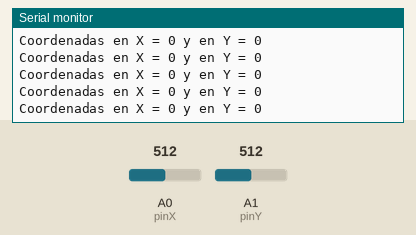
Recording of a sketch running on a simulated Arduino Uno, built with avr-gcc and run on an emulated ATmega328P. On the bench: the last lines printed to the serial monitor. The inputs (shaded band) are chosen by the test bench; at power-on: A0 (pinX) = 512, A1 (pinY) = 512.

Above: at 5.7 s.
5.8 s: A0 (pinX) set to 1015
At 5.85 s:
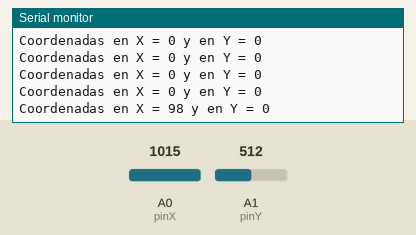
7.3 s: A0 (pinX) set to 1023
At 7.36 s:
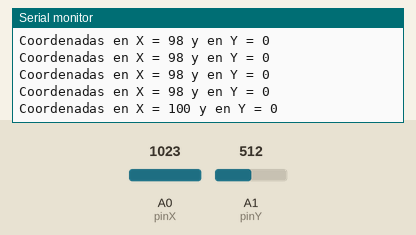
Timing chart, 0 to 10.3 s (numbered marks = the images above; inputs shaded):
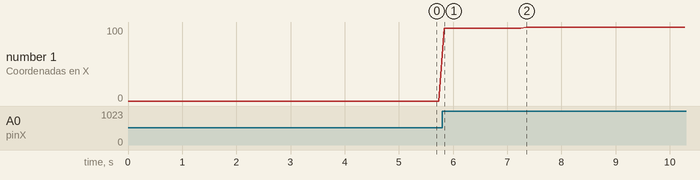

The sketch:

Sensor_joystick.ino
```cpp
const int pinX = A0;
const int pinY = A1;

void setup() {
  Serial.begin(9600);
}

void loop() {
  int value_X = analogRead(pinX);
  int value_Y = analogRead(pinY);

  int trackedValue_X = map(value_X, 0, 1023, -100, 100);
  int trackedValue_Y = map(value_Y, 0, 1023, -100, 100);

  Serial.print("Coordenadas en X = ");
  Serial.print(trackedValue_X);
  Serial.print(" y en Y = ");
  Serial.println(trackedValue_Y);

  delay(100);
}
```

Measured:
- after the input at 5.8 s, the serial monitor: prints a new line at once (image 1)
- after the input at 7.3 s, the serial monitor: prints a new line after 0.05 s (image 2)
- plotted number 1: 0 → 98 after the input at 5.8 s, 98 → 100 after the input at 7.3 s
